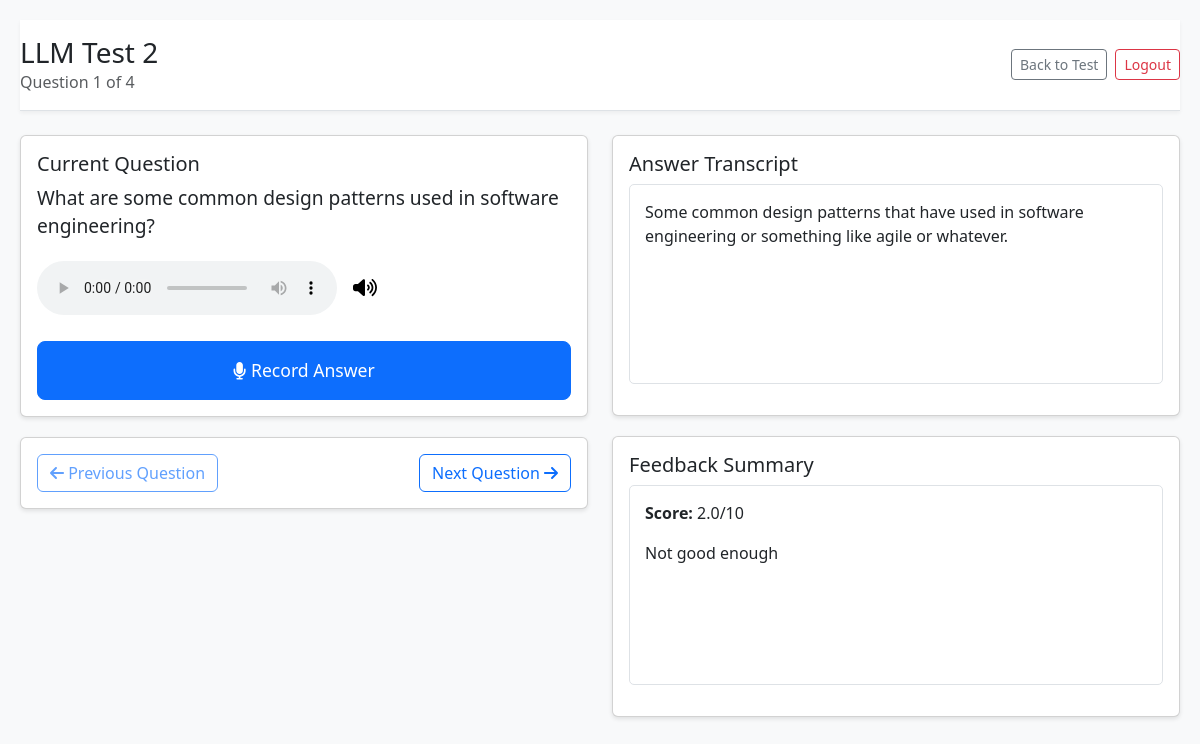
/candidate/question/7 (signed in), run on the app's committed database.
### app.py (models this page shows)
class Test(db.Model):
    id = db.Column(db.Integer, primary_key=True)
    title = db.Column(db.String(100), nullable=False)
    description = db.Column(db.Text)
    candidate_id = db.Column(db.Integer, db.ForeignKey('candidate.id'), nullable=False)
    created_at = db.Column(db.DateTime, default=datetime.utcnow)
    status = db.Column(db.String(20), default='Pending')  # Pending, In Progress, Completed
    questions = db.relationship('Question', backref='test', lazy=True)

class Question(db.Model):
    id = db.Column(db.Integer, primary_key=True)
    test_id = db.Column(db.Integer, db.ForeignKey('test.id'), nullable=False)
    text = db.Column(db.String(500), nullable=False)
    context = db.Column(db.Text, nullable=True)
    order = db.Column(db.Integer, nullable=False)
    answer = db.Column(db.Text)
    audio_path = db.Column(db.String(200))
    score = db.Column(db.Float)
    feedback = db.Column(db.Text)

### app.py (the view)
@app.route('/candidate/question/<int:question_id>')
@login_required
@role_required('candidate')
def candidate_question(question_id):
    question = Question.query.get_or_404(question_id)
    test = Test.query.get(question.test_id)
    all_questions = Question.query.filter_by(test_id=test.id).order_by(Question.order).all()
    current_index = next((i for i, q in enumerate(all_questions) if q.id == question_id), 0)
    return render_template('candidate_question.html',
                          question=question,
                          test=test,
                          all_questions=all_questions,
                          current_index=current_index)

### app.py (called while the page is built)
def login_required(f):
    @wraps(f)
    def decorated_function(*args, **kwargs):
        if 'user' not in session:
            flash('Please log in first.', 'warning')
            return redirect(url_for('login'))
        return f(*args, **kwargs)
    return decorated_function

def role_required(role):
    def decorator(f):
        @wraps(f)
        def decorated_function(*args, **kwargs):
            if 'user' not in session or session['role'] != role:
                flash(f'You do not have permission to access this page.', 'danger')
                return redirect(url_for('login'))
            return f(*args, **kwargs)
        return decorated_function
    return decorator

### templates/candidate_question.html (shortened to what this page needs)
<!DOCTYPE html>
<html lang="en">
<head>
    <link href="https://cdn.jsdelivr.net/npm/bootstrap@5.3.0/dist/css/bootstrap.min.css" rel="stylesheet">
    <link rel="stylesheet" href="{{ url_for('static', filename='css/style.css') }}">
</head>
<body>
    <div class="container-fluid">
        <header class="py-3 border-bottom">
            <div class="d-flex justify-content-between align-items-center">
                <div>
                    <h1 class="h3 mb-0">{{ test.title }}</h1>
                    <p class="text-muted mb-0">Question {{ current_index + 1 }} of {{ all_questions|length }}</p>
                </div>
                <div class="d-flex align-items-center">
                    <a href="{{ url_for('candidate_test', test_id=test.id) }}" class="btn btn-outline-secondary btn-sm me-2">Back to Test</a>
                    <a href="{{ url_for('logout') }}" class="btn btn-outline-danger btn-sm">Logout</a>
                </div>
            </div>
        </header>
        <div class="row mt-4">
            <div class="col-md-6">
                <div class="card">
                    <div class="card-body">
                        <h5 class="card-title">Current Question</h5>
                        <p class="question-text" id="currentQuestion">{{ question.text }}</p>
                        <div class="audio-controls">
                            <audio id="questionAudio" controls>
                                <source src="{{ url_for('text_to_speech', text=question.text) }}" type="audio/mpeg">
                            </audio>
                            <button class="mute-button" id="muteButton" title="Mute/Unmute">
                                <i class="fas fa-volume-up"></i>
                            </button>
                        </div>
                        <button class="btn btn-primary btn-lg mt-3" id="recordButton" data-question-id="{{ question.id }}">
                            <i class="fas fa-microphone"></i> Record Answer
                        </button>
                    </div>
                </div>
                <div class="card mt-3">
                    <div class="card-body">
                        <div class="d-flex justify-content-between">
                            {% if current_index > 0 %}
                                <a href="{{ url_for('candidate_question', question_id=all_questions[current_index - 1].id) }}"
                                   class="btn btn-outline-primary">
                                    <i class="fas fa-arrow-left"></i> Previous Question
                                </a>
                            {% else %}
                                <button class="btn btn-outline-primary" disabled>
                                    <i class="fas fa-arrow-left"></i> Previous Question
                                </button>
                            {% endif %}
                            {% if current_index < all_questions|length - 1 %}
                                <a href="{{ url_for('candidate_question', question_id=all_questions[current_index + 1].id) }}"
                                   class="btn btn-outline-primary">
                                    Next Question <i class="fas fa-arrow-right"></i>
                                </a>
                            {% else %}
                                <button class="btn btn-outline-primary" disabled>
                                    Next Question <i class="fas fa-arrow-right"></i>
                                </button>
                            {% endif %}
                        </div>
                    </div>
                </div>
            </div>
            <div class="col-md-6">
                <div class="card">
                    <div class="card-body">
                        <h5 class="card-title">Answer Transcript</h5>
                        <div class="transcript-box" id="transcriptBox">
                            {% if question.answer %}
                                {{ question.answer }}
                            {% else %}
                                Your answer will appear here...
                            {% endif %}
                        </div>
                    </div>
                </div>
                <div class="card mt-3">
                    <div class="card-body">
                        <h5 class="card-title">Feedback Summary</h5>
                        <div class="feedback-box" id="feedbackBox">
                            {% if question.feedback %}
                                <div class="mb-3">
                                    <strong>Score:</strong> {{ question.score }}/10
                                </div>
                                {{ question.feedback }}
                            {% else %}
                                Feedback will appear after submission...
                            {% endif %}
                        </div>
                    </div>
                </div>
            </div>
        </div>
    </div>
</body>
</html>

### static/css/style.css (style rules this page uses)
body { background-color: #f8f9fa; font-family: 'Segoe UI', Tahoma, Geneva, Verdana, sans-serif; }
.container-fluid { max-width: 1400px; margin: 0 auto; padding: 20px; }
header { background-color: #fff; box-shadow: 0 2px 4px rgba(0,0,0,0.05); }
.transcript-box, .feedback-box { min-height: 200px; max-height: 400px; overflow-y: auto; padding: 15px; border: 1px solid #dee2e6; border-radius: 5px; background-color: #fff; margin-bottom: 15px; }
.question-text { font-size: 1.2rem; font-weight: 500; margin-bottom: 20px; }
#recordButton { width: 100%; padding: 15px; font-size: 1.1rem; }
.card { box-shadow: 0 2px 4px rgba(0,0,0,0.1); margin-bottom: 20px; }

### templates/candidate_question.html (style rules this page uses)
.audio-controls { margin: 10px 0; display: flex; align-items: center; gap: 10px; }
.mute-button { background: none; border: none; cursor: pointer; font-size: 1.2em; }

### data on the page
Test: title "LLM Test 2"
Question: text "What are some common design patterns used in software engineering?", answer "Some common design patterns that have used in software engineering or something like agile or whatever.", score "2.0", feedback "Not good enough"

### other printed values
{{ current_index + 1 }} "1"
{{ all_questions|length }} "4"
